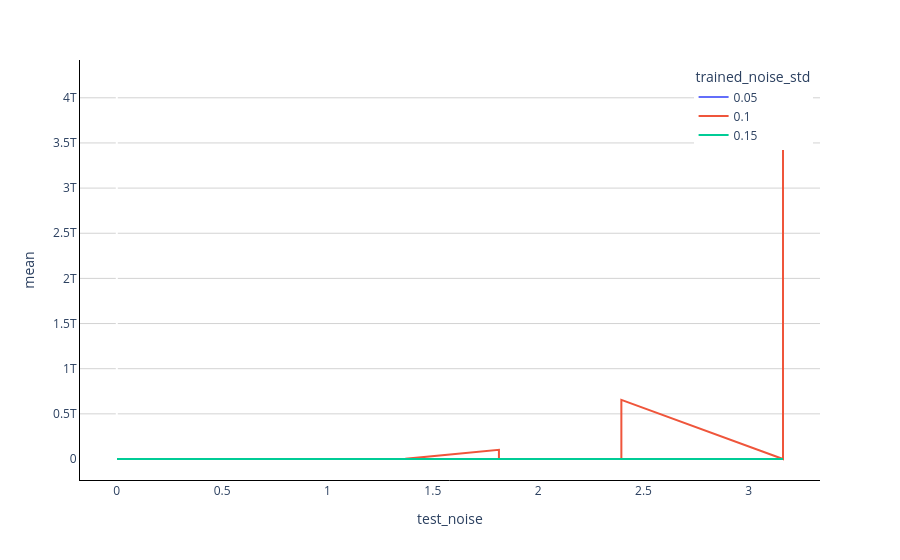

This figure's notebook cell:
### Code cell
fig_bar = px.line(
    data_frame=stats,
    x='test_noise',
    y='mean',
    error_y='std',
    color='trained_noise_std',
)

fig_bar.update_layout({
    'plot_bgcolor': 'rgba(0, 0, 0, 0)',
    'legend': {
        'yanchor': "top",
        'xanchor': "right",
        'y': 0.99,
        'x': 0.99,
    },
})

fig_bar.update_xaxes(showline=True, linewidth=1, linecolor='black')
fig_bar.update_yaxes(
    # range=(0.0, 0.2),
    showline=True, 
    linewidth=1, 
    linecolor='black',
    showgrid=True, 
    gridwidth=1, 
    gridcolor='LightGrey'
)


# fig_bar.write_image(OUTPUT_ROBUSTNESS_BAR, width=800, height=400)
fig_bar.show()

### Figure 1 — Plotly figure (JSON) as saved in the notebook; plotly's stock layout.template omitted (floating-point values rounded to 4 significant figures)
{"data": [{"error_y": {"array": [NaN, NaN, NaN, NaN, NaN, NaN, NaN, NaN, NaN, NaN, NaN, NaN, NaN, NaN, NaN, NaN, NaN, NaN, NaN, NaN, NaN, NaN, NaN, NaN, NaN, NaN, NaN, NaN, NaN, NaN, NaN, NaN, NaN, NaN, NaN, NaN, NaN, NaN, NaN, NaN, NaN, NaN, NaN, NaN, NaN, NaN, NaN, NaN, NaN, NaN, NaN, NaN, NaN, NaN, NaN, NaN, NaN, NaN, NaN, NaN]}, "hovertemplate": "trained_noise_std=0.05<br>test_noise=%{x}<br>mean=%{y}<extra></extra>", "legendgroup": "0.05", "line": {"color": "#636efa", "dash": "solid"}, "marker": {"symbol": "circle"}, "mode": "lines", "name": "0.05", "orientation": "v", "showlegend": true, "type": "scatter", "x": [0.001, 0.001, 0.00132, 0.00132, 0.001743, 0.001743, 0.002302, 0.002302, 0.003039, 0.003039, 0.004013, 0.004013, 0.005298, 0.005298, 0.006996, 0.006996, 0.009237, 0.009237, 0.0122, 0.0122, 0.0161, 0.0161, 0.02126, 0.02126, 0.02807, 0.02807, 0.03707, 0.03707, 0.04894, 0.04894, 0.06462, 0.06462, 0.08532, 0.08532, 0.1126, 0.1126, 0.1487, 0.1487, 0.1964, 0.1964, 0.2593, 0.2593, 0.3424, 0.3424, 0.452, 0.452, 0.5968, 0.5968, 0.788, 0.788, 1.04, 1.04, 1.374, 1.374, 1.814, 1.814, 2.395, 2.395, 3.162, 3.162], "xaxis": "x", "y": [42.48, 53.12, 42.47, 53.12, 53.17, 42.46, 42.54, 53.19, 53.08, 42.54, 53.09, 42.53, 42.47, 53.18, 42.42, 53.44, 42.64, 53.27, 42.67, 53.2, 42.81, 53.72, 54.67, 43.25, 54.85, 43.41, 55.56, 44.28, 59.4, 47.0, 51.32, 62.84, 74.66, 59.77, 84.1, 97.33, 145.3, 154.5, 281.4, 398.5, 683.7, 1203.0, 2306.0, 1639.0, 2748.0, 2163.0, 2710.0, 2643.0, 2703.0, 2713.0, 2703.0, 2716.0, 2709.0, 2700.0, 2512.0, 2674.0, 2448.0, 2527.0, 2865.0, 2608.0], "yaxis": "y"}, {"error_y": {"array": [NaN, NaN, NaN, NaN, NaN, NaN, NaN, NaN, NaN, NaN, NaN, NaN, NaN, NaN, NaN, NaN, NaN, NaN, NaN, NaN, NaN, NaN, NaN, NaN, NaN, NaN, NaN, NaN, NaN, NaN, NaN, NaN, NaN, NaN, NaN, NaN, NaN, NaN, NaN, NaN, NaN, NaN, NaN, NaN, NaN, NaN, NaN, NaN, NaN, NaN, NaN, NaN, NaN, NaN, NaN, NaN, NaN, NaN, NaN, NaN]}, "hovertemplate": "trained_noise_std=0.1<br>test_noise=%{x}<br>mean=%{y}<extra></extra>", "legendgroup": "0.1", "line": {"color": "#EF553B", "dash": "solid"}, "marker": {"symbol": "circle"}, "mode": "lines", "name": "0.1", "orientation": "v", "showlegend": true, "type": "scatter", "x": [0.001, 0.001, 0.00132, 0.00132, 0.001743, 0.001743, 0.002302, 0.002302, 0.003039, 0.003039, 0.004013, 0.004013, 0.005298, 0.005298, 0.006996, 0.006996, 0.009237, 0.009237, 0.0122, 0.0122, 0.0161, 0.0161, 0.02126, 0.02126, 0.02807, 0.02807, 0.03707, 0.03707, 0.04894, 0.04894, 0.06462, 0.06462, 0.08532, 0.08532, 0.1126, 0.1126, 0.1487, 0.1487, 0.1964, 0.1964, 0.2593, 0.2593, 0.3424, 0.3424, 0.452, 0.452, 0.5968, 0.5968, 0.788, 0.788, 1.04, 1.04, 1.374, 1.374, 1.814, 1.814, 2.395, 2.395, 3.162, 3.162], "xaxis": "x", "y": [52.21, 53.97, 53.95, 52.19, 52.22, 53.98, 52.18, 53.93, 52.2, 53.98, 52.19, 53.95, 52.15, 54.0, 53.98, 52.22, 52.11, 53.97, 53.94, 52.12, 52.08, 53.84, 52.13, 54.17, 53.63, 52.15, 53.65, 51.41, 50.87, 54.17, 51.58, 54.83, 52.77, 56.95, 60.95, 57.08, 75.66, 70.88, 118.4, 115.9, 265.8, 244.1, 681.9, 575.1, 1424.0, 1134.0, 2153.0, 2198.0, 2650.0, 2728.0, 2741.0, 2699.0, 2700.0, 3301000000.0, 101200000000.0, 2657.0, 2640.0, 654200000000.0, 2698.0, 4186000000000.0], "yaxis": "y"}, {"error_y": {"array": [NaN, NaN, NaN, NaN, NaN, NaN, NaN, NaN, NaN, NaN, NaN, NaN, NaN, NaN, NaN, NaN, NaN, NaN, NaN, NaN, NaN, NaN, NaN, NaN, NaN, NaN, NaN, NaN, NaN, NaN, NaN, NaN, NaN, NaN, NaN, NaN, NaN, NaN, NaN, NaN, NaN, NaN, NaN, NaN, NaN, NaN, NaN, NaN, NaN, NaN, NaN, NaN, NaN, NaN, NaN, NaN, NaN, NaN, NaN, NaN]}, "hovertemplate": "trained_noise_std=0.15<br>test_noise=%{x}<br>mean=%{y}<extra></extra>", "legendgroup": "0.15", "line": {"color": "#00cc96", "dash": "solid"}, "marker": {"symbol": "circle"}, "mode": "lines", "name": "0.15", "orientation": "v", "showlegend": true, "type": "scatter", "x": [0.001, 0.001, 0.00132, 0.00132, 0.001743, 0.001743, 0.002302, 0.002302, 0.003039, 0.003039, 0.004013, 0.004013, 0.005298, 0.005298, 0.006996, 0.006996, 0.009237, 0.009237, 0.0122, 0.0122, 0.0161, 0.0161, 0.02126, 0.02126, 0.02807, 0.02807, 0.03707, 0.03707, 0.04894, 0.04894, 0.06462, 0.06462, 0.08532, 0.08532, 0.1126, 0.1126, 0.1487, 0.1487, 0.1964, 0.1964, 0.2593, 0.2593, 0.3424, 0.3424, 0.452, 0.452, 0.5968, 0.5968, 0.788, 0.788, 1.04, 1.04, 1.374, 1.374, 1.814, 1.814, 2.395, 2.395, 3.162, 3.162], "xaxis": "x", "y": [49.4, 102.5, 102.5, 49.39, 102.5, 49.39, 49.4, 102.5, 49.41, 102.4, 49.44, 102.5, 49.42, 102.3, 49.44, 102.4, 102.5, 49.42, 49.38, 102.7, 49.56, 102.5, 49.49, 102.2, 102.6, 49.41, 103.2, 49.16, 103.1, 49.67, 103.9, 49.67, 50.41, 104.1, 50.05, 107.5, 114.6, 52.07, 136.6, 58.24, 76.83, 194.5, 156.7, 375.0, 671.5, 418.2, 1099.0, 1216.0, 1681.0, 2218.0, 2559.0, 2556.0, 2709.0, 2678.0, 2712.0, 2659.0, 2713.0, 9256.0, 2713.0, 765400.0], "yaxis": "y"}], "layout": {"legend": {"title": {"text": "trained_noise_std"}, "tracegroupgap": 0, "x": 0.99, "xanchor": "right", "y": 0.99, "yanchor": "top"}, "margin": {"t": 60}, "plot_bgcolor": "rgba(0, 0, 0, 0)", "xaxis": {"anchor": "y", "domain": [0, 1], "linecolor": "black", "linewidth": 1, "showline": true, "title": {"text": "test_noise"}}, "yaxis": {"anchor": "x", "domain": [0, 1], "gridcolor": "LightGrey", "gridwidth": 1, "linecolor": "black", "linewidth": 1, "showgrid": true, "showline": true, "title": {"text": "mean"}}}}
